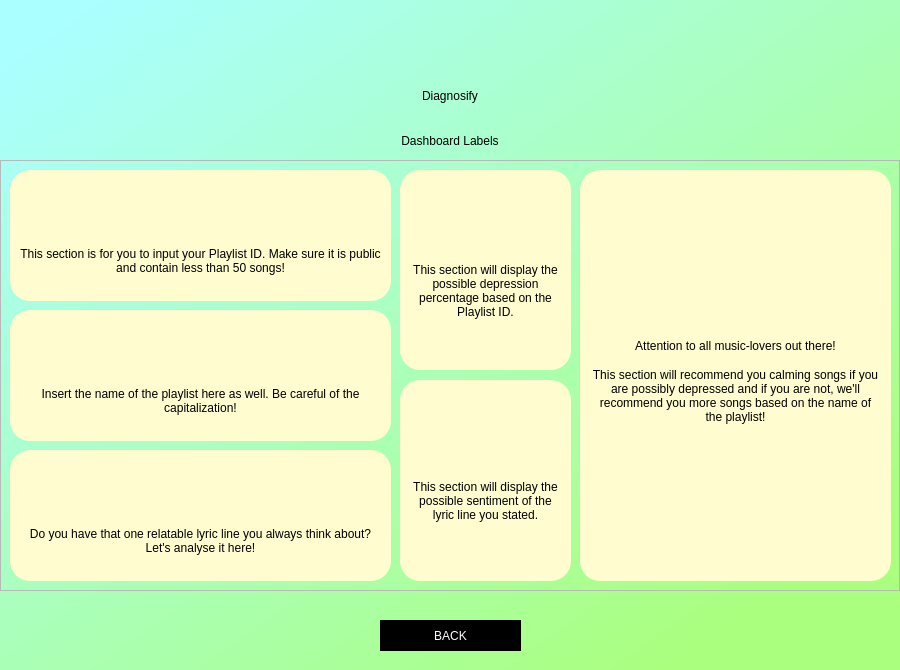
<?xml version="1.0" encoding="UTF-8"?>
<ui version="4.0">
 <class>Dialog</class>
 <widget class="QDialog" name="Dialog">
  <property name="geometry">
   <rect>
    <x>0</x>
    <y>0</y>
    <width>900</width>
    <height>670</height>
   </rect>
  </property>
  <property name="windowTitle">
   <string>Dialog</string>
  </property>
  <widget class="QWidget" name="widget" native="true">
   <property name="geometry">
    <rect>
     <x>-20</x>
     <y>-10</y>
     <width>950</width>
     <height>680</height>
    </rect>
   </property>
   <property name="styleSheet">
    <string notr="true">QWidget#widget{
background-color:qlineargradient(spread:pad, x1:0.02, y1:0.119, x2:0.806, y2:0.909091, stop:0 rgba(170, 255, 255, 255), stop:1 rgba(170, 255, 127, 255));}
</string>
   </property>
   <widget class="QLabel" name="label">
    <property name="geometry">
     <rect>
      <x>320</x>
      <y>60</y>
      <width>300</width>
      <height>91</height>
     </rect>
    </property>
    <property name="styleSheet">
     <string notr="true">color: rgb(0, 0, 0);
font: 75 40pt &quot;Gotham Bold&quot;;</string>
    </property>
    <property name="text">
     <string>Diagnosify</string>
    </property>
    <property name="alignment">
     <set>Qt::AlignCenter</set>
    </property>
   </widget>
   <widget class="QLabel" name="label_2">
    <property name="geometry">
     <rect>
      <x>440</x>
      <y>20</y>
      <width>61</width>
      <height>61</height>
     </rect>
    </property>
    <property name="styleSheet">
     <string notr="true">color: rgb(0, 0, 0);
font: 75 36pt &quot;Gotham Bold&quot;;</string>
    </property>
    <property name="text">
     <string/>
    </property>
    <property name="pixmap">
     <pixmap>new-spotify-logo-png-transparent-10059.png</pixmap>
    </property>
    <property name="scaledContents">
     <bool>true</bool>
    </property>
    <property name="alignment">
     <set>Qt::AlignCenter</set>
    </property>
   </widget>
   <widget class="QLabel" name="notification">
    <property name="geometry">
     <rect>
      <x>320</x>
      <y>140</y>
      <width>300</width>
      <height>21</height>
     </rect>
    </property>
    <property name="styleSheet">
     <string notr="true">color: rgb(0, 0, 0);
font: 75 11pt &quot;Gotham Bold&quot;;</string>
    </property>
    <property name="text">
     <string>Dashboard Labels</string>
    </property>
    <property name="alignment">
     <set>Qt::AlignCenter</set>
    </property>
   </widget>
   <widget class="QFrame" name="frame_2">
    <property name="geometry">
     <rect>
      <x>20</x>
      <y>170</y>
      <width>900</width>
      <height>431</height>
     </rect>
    </property>
    <property name="styleSheet">
     <string notr="true"/>
    </property>
    <property name="frameShape">
     <enum>QFrame::StyledPanel</enum>
    </property>
    <property name="frameShadow">
     <enum>QFrame::Raised</enum>
    </property>
    <widget class="QFrame" name="frame">
     <property name="geometry">
      <rect>
       <x>10</x>
       <y>10</y>
       <width>381</width>
       <height>131</height>
      </rect>
     </property>
     <property name="styleSheet">
      <string notr="true">background-color: rgb(255, 253, 208);
border-radius:20px;</string>
     </property>
     <property name="frameShape">
      <enum>QFrame::StyledPanel</enum>
     </property>
     <property name="frameShadow">
      <enum>QFrame::Raised</enum>
     </property>
     <widget class="QLabel" name="label_9">
      <property name="geometry">
       <rect>
        <x>170</x>
        <y>10</y>
        <width>41</width>
        <height>41</height>
       </rect>
      </property>
      <property name="styleSheet">
       <string notr="true">color: rgb(0, 0, 0);
font: 57 12pt &quot;Gotham&quot;;</string>
      </property>
      <property name="text">
       <string/>
      </property>
      <property name="pixmap">
       <pixmap>search-engine.png</pixmap>
      </property>
      <property name="scaledContents">
       <bool>true</bool>
      </property>
      <property name="alignment">
       <set>Qt::AlignCenter</set>
      </property>
      <property name="wordWrap">
       <bool>true</bool>
      </property>
     </widget>
     <widget class="QLabel" name="label_5">
      <property name="geometry">
       <rect>
        <x>10</x>
        <y>60</y>
        <width>361</width>
        <height>61</height>
       </rect>
      </property>
      <property name="styleSheet">
       <string notr="true">color: rgb(0, 0, 0);
font: 25 10pt &quot;Gotham&quot;;</string>
      </property>
      <property name="text">
       <string>This section is for you to input your Playlist ID. Make sure it is public and contain less than 50 songs!</string>
      </property>
      <property name="alignment">
       <set>Qt::AlignCenter</set>
      </property>
      <property name="wordWrap">
       <bool>true</bool>
      </property>
     </widget>
    </widget>
    <widget class="QFrame" name="frame_3">
     <property name="geometry">
      <rect>
       <x>580</x>
       <y>10</y>
       <width>311</width>
       <height>411</height>
      </rect>
     </property>
     <property name="styleSheet">
      <string notr="true">background-color: rgb(255, 253, 208);
border-radius:20px;</string>
     </property>
     <property name="frameShape">
      <enum>QFrame::StyledPanel</enum>
     </property>
     <property name="frameShadow">
      <enum>QFrame::Raised</enum>
     </property>
     <widget class="QLabel" name="label_13">
      <property name="geometry">
       <rect>
        <x>130</x>
        <y>10</y>
        <width>51</width>
        <height>41</height>
       </rect>
      </property>
      <property name="styleSheet">
       <string notr="true">color: rgb(0, 0, 0);
font: 57 12pt &quot;Gotham&quot;;</string>
      </property>
      <property name="text">
       <string/>
      </property>
      <property name="pixmap">
       <pixmap>sound-waves.png</pixmap>
      </property>
      <property name="scaledContents">
       <bool>true</bool>
      </property>
      <property name="alignment">
       <set>Qt::AlignCenter</set>
      </property>
      <property name="wordWrap">
       <bool>true</bool>
      </property>
     </widget>
     <widget class="QLabel" name="recommender">
      <property name="geometry">
       <rect>
        <x>10</x>
        <y>180</y>
        <width>291</width>
        <height>91</height>
       </rect>
      </property>
      <property name="styleSheet">
       <string notr="true">font: 25 10pt &quot;Gotham&quot;;</string>
      </property>
      <property name="text">
       <string>This section will recommend you calming songs if you are possibly depressed and if you are not, we'll recommend you more songs based on the name of the playlist!</string>
      </property>
      <property name="alignment">
       <set>Qt::AlignCenter</set>
      </property>
      <property name="wordWrap">
       <bool>true</bool>
      </property>
     </widget>
     <widget class="QLabel" name="recommender_2">
      <property name="geometry">
       <rect>
        <x>20</x>
        <y>160</y>
        <width>271</width>
        <height>31</height>
       </rect>
      </property>
      <property name="styleSheet">
       <string notr="true">font: 25 10pt &quot;Gotham&quot;;</string>
      </property>
      <property name="text">
       <string>Attention to all music-lovers out there!</string>
      </property>
      <property name="alignment">
       <set>Qt::AlignCenter</set>
      </property>
      <property name="wordWrap">
       <bool>true</bool>
      </property>
     </widget>
    </widget>
    <widget class="QFrame" name="frame_4">
     <property name="geometry">
      <rect>
       <x>10</x>
       <y>290</y>
       <width>381</width>
       <height>131</height>
      </rect>
     </property>
     <property name="styleSheet">
      <string notr="true">background-color: rgb(255, 253, 208);
border-radius:20px;</string>
     </property>
     <property name="frameShape">
      <enum>QFrame::StyledPanel</enum>
     </property>
     <property name="frameShadow">
      <enum>QFrame::Raised</enum>
     </property>
     <widget class="QLabel" name="label_8">
      <property name="geometry">
       <rect>
        <x>170</x>
        <y>10</y>
        <width>41</width>
        <height>41</height>
       </rect>
      </property>
      <property name="styleSheet">
       <string notr="true">color: rgb(0, 0, 0);
font: 57 12pt &quot;Gotham&quot;;</string>
      </property>
      <property name="text">
       <string/>
      </property>
      <property name="pixmap">
       <pixmap>song-lyrics.png</pixmap>
      </property>
      <property name="scaledContents">
       <bool>true</bool>
      </property>
      <property name="alignment">
       <set>Qt::AlignCenter</set>
      </property>
      <property name="wordWrap">
       <bool>true</bool>
      </property>
     </widget>
     <widget class="QLabel" name="label_11">
      <property name="geometry">
       <rect>
        <x>10</x>
        <y>60</y>
        <width>361</width>
        <height>61</height>
       </rect>
      </property>
      <property name="styleSheet">
       <string notr="true">color: rgb(0, 0, 0);
font: 25 10pt &quot;Gotham&quot;;</string>
      </property>
      <property name="text">
       <string>Do you have that one relatable lyric line you always think about? Let's analyse it here!</string>
      </property>
      <property name="alignment">
       <set>Qt::AlignCenter</set>
      </property>
      <property name="wordWrap">
       <bool>true</bool>
      </property>
     </widget>
    </widget>
    <widget class="QFrame" name="frame_5">
     <property name="geometry">
      <rect>
       <x>400</x>
       <y>10</y>
       <width>171</width>
       <height>200</height>
      </rect>
     </property>
     <property name="styleSheet">
      <string notr="true">background-color: rgb(255, 253, 208);
border-radius:20px;</string>
     </property>
     <property name="frameShape">
      <enum>QFrame::StyledPanel</enum>
     </property>
     <property name="frameShadow">
      <enum>QFrame::Raised</enum>
     </property>
     <widget class="QLabel" name="label_3">
      <property name="geometry">
       <rect>
        <x>60</x>
        <y>10</y>
        <width>51</width>
        <height>41</height>
       </rect>
      </property>
      <property name="text">
       <string/>
      </property>
      <property name="pixmap">
       <pixmap>theatre.png</pixmap>
      </property>
      <property name="scaledContents">
       <bool>true</bool>
      </property>
     </widget>
     <widget class="QLabel" name="label_7">
      <property name="geometry">
       <rect>
        <x>10</x>
        <y>70</y>
        <width>151</width>
        <height>101</height>
       </rect>
      </property>
      <property name="styleSheet">
       <string notr="true">color: rgb(0, 0, 0);
font: 25 10pt &quot;Gotham&quot;;</string>
      </property>
      <property name="text">
       <string>This section will display the possible depression percentage based on the Playlist ID.</string>
      </property>
      <property name="alignment">
       <set>Qt::AlignCenter</set>
      </property>
      <property name="wordWrap">
       <bool>true</bool>
      </property>
     </widget>
    </widget>
    <widget class="QFrame" name="frame_6">
     <property name="geometry">
      <rect>
       <x>10</x>
       <y>150</y>
       <width>381</width>
       <height>131</height>
      </rect>
     </property>
     <property name="styleSheet">
      <string notr="true">background-color: rgb(255, 253, 208);
border-radius:20px;</string>
     </property>
     <property name="frameShape">
      <enum>QFrame::StyledPanel</enum>
     </property>
     <property name="frameShadow">
      <enum>QFrame::Raised</enum>
     </property>
     <widget class="QLabel" name="label_10">
      <property name="geometry">
       <rect>
        <x>170</x>
        <y>10</y>
        <width>41</width>
        <height>41</height>
       </rect>
      </property>
      <property name="styleSheet">
       <string notr="true">color: rgb(0, 0, 0);
font: 57 12pt &quot;Gotham&quot;;</string>
      </property>
      <property name="text">
       <string/>
      </property>
      <property name="pixmap">
       <pixmap>music-album.png</pixmap>
      </property>
      <property name="scaledContents">
       <bool>true</bool>
      </property>
      <property name="alignment">
       <set>Qt::AlignCenter</set>
      </property>
      <property name="wordWrap">
       <bool>true</bool>
      </property>
     </widget>
     <widget class="QLabel" name="label_6">
      <property name="geometry">
       <rect>
        <x>20</x>
        <y>60</y>
        <width>341</width>
        <height>61</height>
       </rect>
      </property>
      <property name="styleSheet">
       <string notr="true">color: rgb(0, 0, 0);
font: 25 10pt &quot;Gotham&quot;;</string>
      </property>
      <property name="text">
       <string>Insert the name of the playlist here as well. Be careful of the capitalization!</string>
      </property>
      <property name="alignment">
       <set>Qt::AlignCenter</set>
      </property>
      <property name="wordWrap">
       <bool>true</bool>
      </property>
     </widget>
    </widget>
    <widget class="QFrame" name="frame_7">
     <property name="geometry">
      <rect>
       <x>400</x>
       <y>220</y>
       <width>171</width>
       <height>201</height>
      </rect>
     </property>
     <property name="styleSheet">
      <string notr="true">background-color: rgb(255, 253, 208);
border-radius:20px;</string>
     </property>
     <property name="frameShape">
      <enum>QFrame::StyledPanel</enum>
     </property>
     <property name="frameShadow">
      <enum>QFrame::Raised</enum>
     </property>
     <widget class="QLabel" name="label_12">
      <property name="geometry">
       <rect>
        <x>65</x>
        <y>10</y>
        <width>41</width>
        <height>41</height>
       </rect>
      </property>
      <property name="styleSheet">
       <string notr="true">color: rgb(0, 0, 0);
font: 57 12pt &quot;Gotham&quot;;</string>
      </property>
      <property name="text">
       <string/>
      </property>
      <property name="pixmap">
       <pixmap>doubts-button.png</pixmap>
      </property>
      <property name="scaledContents">
       <bool>true</bool>
      </property>
      <property name="alignment">
       <set>Qt::AlignCenter</set>
      </property>
      <property name="wordWrap">
       <bool>true</bool>
      </property>
     </widget>
     <widget class="QLabel" name="label_14">
      <property name="geometry">
       <rect>
        <x>10</x>
        <y>70</y>
        <width>151</width>
        <height>101</height>
       </rect>
      </property>
      <property name="styleSheet">
       <string notr="true">color: rgb(0, 0, 0);
font: 25 10pt &quot;Gotham&quot;;</string>
      </property>
      <property name="text">
       <string>This section will display the possible sentiment of the lyric line you stated.</string>
      </property>
      <property name="alignment">
       <set>Qt::AlignCenter</set>
      </property>
      <property name="wordWrap">
       <bool>true</bool>
      </property>
     </widget>
    </widget>
   </widget>
   <widget class="QPushButton" name="back">
    <property name="geometry">
     <rect>
      <x>400</x>
      <y>630</y>
      <width>141</width>
      <height>31</height>
     </rect>
    </property>
    <property name="styleSheet">
     <string notr="true">border-radius:70px;
background-color: rgb(0, 0, 0);
font: 75 12pt &quot;Gotham Bold&quot;;
color: rgb(255, 255, 255);</string>
    </property>
    <property name="text">
     <string>BACK</string>
    </property>
   </widget>
  </widget>
 </widget>
 <resources/>
 <connections/>
</ui>
